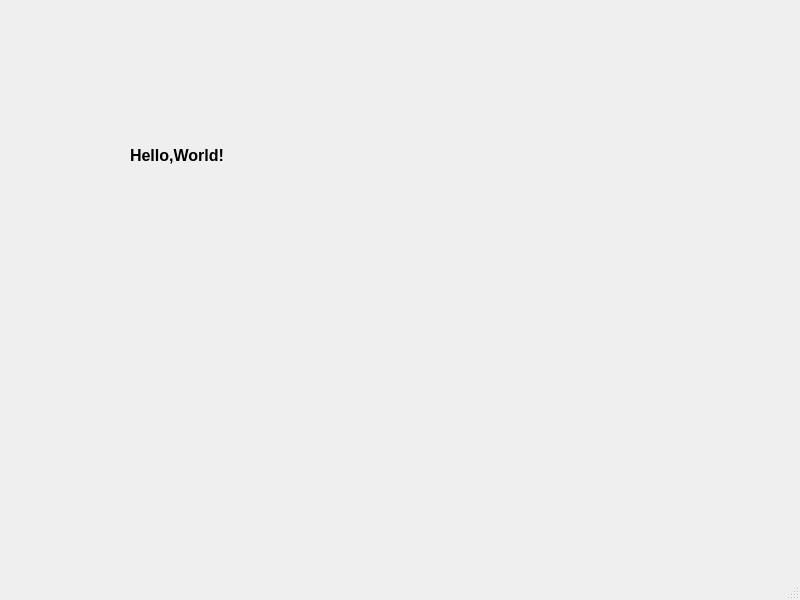
<?xml version="1.0" encoding="UTF-8"?>
<ui version="4.0">
 <class>MainWindow</class>
 <widget class="QMainWindow" name="MainWindow">
  <property name="geometry">
   <rect>
    <x>0</x>
    <y>0</y>
    <width>800</width>
    <height>600</height>
   </rect>
  </property>
  <property name="windowTitle">
   <string>MainWindow</string>
  </property>
  <widget class="QWidget" name="centralwidget">
   <widget class="QLabel" name="label">
    <property name="geometry">
     <rect>
      <x>130</x>
      <y>110</y>
      <width>331</width>
      <height>91</height>
     </rect>
    </property>
    <property name="font">
     <font>
      <pointsize>12</pointsize>
      <weight>75</weight>
      <bold>true</bold>
     </font>
    </property>
    <property name="text">
     <string>Hello,World!</string>
    </property>
   </widget>
  </widget>
  <widget class="QMenuBar" name="menubar">
   <property name="geometry">
    <rect>
     <x>0</x>
     <y>0</y>
     <width>800</width>
     <height>21</height>
    </rect>
   </property>
  </widget>
  <widget class="QStatusBar" name="statusbar"/>
 </widget>
 <resources/>
 <connections/>
</ui>
